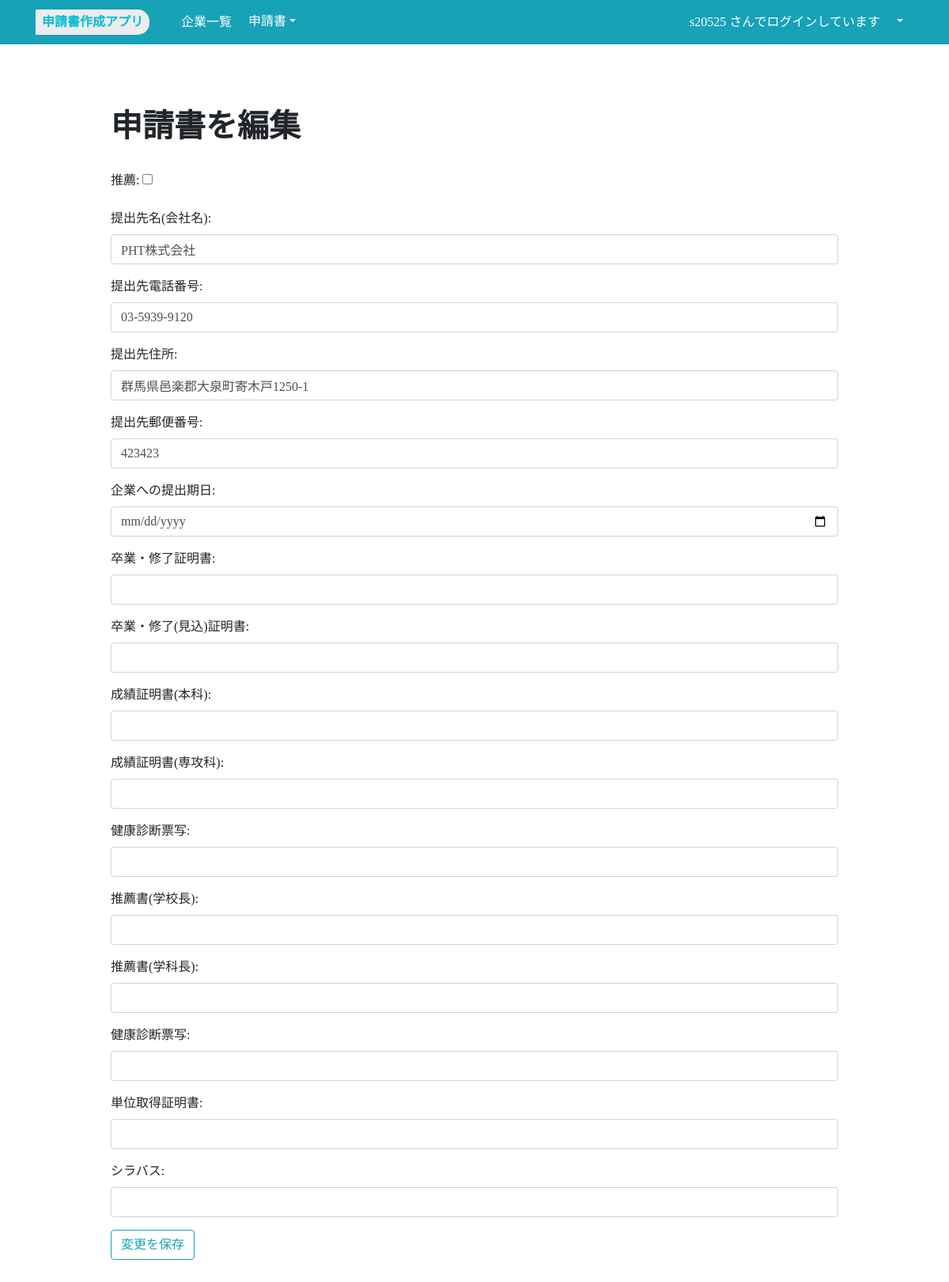
The page /application/1/edit/ (signed in) on the database its author committed.
### application/models.py (models this page shows, shortened)
class Application(models.Model):
    user = models.ForeignKey(User, on_delete=models.CASCADE, null=True, blank=True)
    company = models.OneToOneField(Company, on_delete=models.CASCADE, null = True, blank = True)
    created_at = models.DateTimeField('登録日時', auto_now_add=True)
    updated_at = models.DateTimeField('更新日時', auto_now=True)
    qualified = models.BooleanField(verbose_name='推薦')
    submit_company = models.CharField(max_length=100, verbose_name='提出先名(会社名)')
    submit_address_number = models.CharField(max_length=100, verbose_name='提出先郵便番号')
    submit_address = models.CharField(max_length=100, verbose_name='提出先住所')
    submit_tel = models.CharField(max_length=100, verbose_name='提出先電話番号')
    student_condition_date = models.DateField(verbose_name='学生部条件解除日', null=True, blank=True)
    edicational_condition = models.BooleanField(verbose_name='教務部条件', null=True, blank=True)
    edicational_condition_date = models.DateField(verbose_name='教務部条件解除日', null=True, blank=True)
    procedure_pay = models.BooleanField(verbose_name='認定試験料支払い', null=True, blank=True)
    procedure_contract = models.BooleanField(verbose_name='誓約書提出', null=True, blank=True)
    deadline = models.DateField(verbose_name='企業への提出期日', null=True, blank=True)
    graduation_certificate = models.IntegerField(verbose_name='卒業・修了証明書', null=True, blank=True)
    expected_graduation_certificate = models.IntegerField(verbose_name='卒業・修了(見込)証明書', null=True, blank=True)
    transcript_main = models.IntegerField(verbose_name='成績証明書(本科)', null=True, blank=True)
    transcript_major = models.IntegerField(verbose_name='成績証明書(専攻科)', null=True, blank=True)
    health_form = models.IntegerField(verbose_name='健康診断票写', null=True, blank=True)
    recommendation_president = models.IntegerField(verbose_name='推薦書(学校長)', null=True, blank=True)
    recommendation_department = models.IntegerField(verbose_name='推薦書(学科長)', null=True, blank=True)
    survey = models.IntegerField(verbose_name='健康診断票写', null=True, blank=True)
    unit_certificate = models.IntegerField(verbose_name='単位取得証明書', null=True, blank=True)
    syllabus = models.IntegerField(verbose_name='シラバス', null=True, blank=True)

### application/views.py (the view)
# urls.py: path('application/<int:pk>/edit/', views.edit_application, name='edit_application'),
@login_required
def edit_application(request, pk):
    application = get_object_or_404(Application, pk=pk)
    if application.user != request.user:
        return redirect('application_list')  # ログインユーザーと申請のユーザーが一致しない場合はリダイレクト
    if request.method == 'POST':
        form = ApplicationForm(request.POST, instance=application)
        if form.is_valid():
            form.save()
            return redirect('application_detail', pk=pk)
    else:
        form = ApplicationForm(instance=application)
    return render(request, 'edit_application.html', {'form': form})

### application/forms.py
class ApplicationForm(forms.ModelForm):
    def __init__(self, *args, **kwargs):
        super(ApplicationForm, self).__init__(*args, **kwargs)
        for field in self.fields.values():
            field.widget.attrs['class'] = 'form-control'
        self.fields['qualified'].widget.attrs['class'] = ''
    class Meta:
        model = Application
        fields = ('qualified', 'submit_company', 'submit_tel', 'submit_address', 'submit_address_number' ,'deadline', 'graduation_certificate', 'expected_graduation_certificate', 'transcript_main', 'transcript_major', 'health_form', 'recommendation_president', 'recommendation_department', 'survey', 'unit_certificate', 'syllabus')
        widgets = {
            'deadline': forms.NumberInput(attrs={
                "type": "date",
                'required': 'required',
            }),
        }

### application/templates/edit_application.html (shortened to what this page needs)
{% extends 'base.html' %}
{% block content %}
<div class='main'>
  <div class="container">
    <h1 style='font-weight:bold;'>申請書を編集</h1><br>
    <form method="post">
      {{ form.as_p }}
      <button type="submit" class = 'btn btn-outline-info'>変更を保存</button>
    </form>
  </div>
</div>
{% endblock %}

### application/templates/base.html (shortened to what this page needs)
{% load static %}
<!DOCTYPE html>
<html lang="jp">
<head>
    <link href="https://cdn.jsdelivr.net/npm/bootstrap@5.3.0/dist/css/bootstrap.min.css" rel="stylesheet">
    <link rel="stylesheet" href="{% static 'css/bootstrap.min.css' %}">
    <link rel="stylesheet" href="{% static 'css/account.css' %}" />
</head>
<body>
    <nav class="navbar navbar navbar-expand-lg navbar-dark bg-info ">
        <div class="container">
          <a href="/" class="square_btn" style = 'font-weight:bold; color: #00BCD4;'>申請書作成アプリ</a>
          <div class="collapse navbar-collapse" id="navbarSupportedContent">
            <ul class="navbar-nav mr-auto">
            <li class="nav-item active">
                <a class="nav-link" href="{% url 'company' %}">企業一覧</a>
            </li>
            <div class="dropdown">
              <button class="btn btn-info dropdown-toggle" type="button" data-bs-toggle="dropdown" aria-expanded="false">申請書</button>
            </div>
            </ul>
            <ul class="navbar-nav">
                <li class="nav-item active">
                <a class="nav-link" href="{% url 'information' %}">
                    {{ user.username }} さんでログインしています</a>
                </li>
                <div class="dropdown">
                <button class="btn btn-info dropdown-toggle" type="button" data-bs-toggle="dropdown" aria-expanded="false"></button>
                </div>
            </ul>
              </div>
        </div>
      </nav>
    <div class='wrapper'>
        <div class='container'>
            {% block content %}
            {% endblock content %}
        </div>
    </div>
</body>
</html>

### application/static/css/account.css (style rules this page uses)
body { font-family: "Avenir Next"; margin: 0; position: relative; height: auto !important; width: 100%; height: 100%; min-height: 100%; }
li { list-style: none; }
.main { padding: 80px 80px; }
a:link { color: #000000; }

### application/templates/base.html (style rules this page uses)
.square_btn { position: relative; display: inline-block; font-weight: 900; padding: 0.25em 0.5em; text-decoration: none; color: #00BCD4; background: #ECECEC; border-radius: 0 15px 15px 0; }
body, html { height: 100%; }

### rows shown on the page
Application: submit_company "PHT株式会社", submit_tel "03-5939-9120", submit_address "群馬県邑楽郡大泉町寄木戸1250-1", submit_address_number "423423"

### other values the page prints
{{ user.username }} "s20525"
